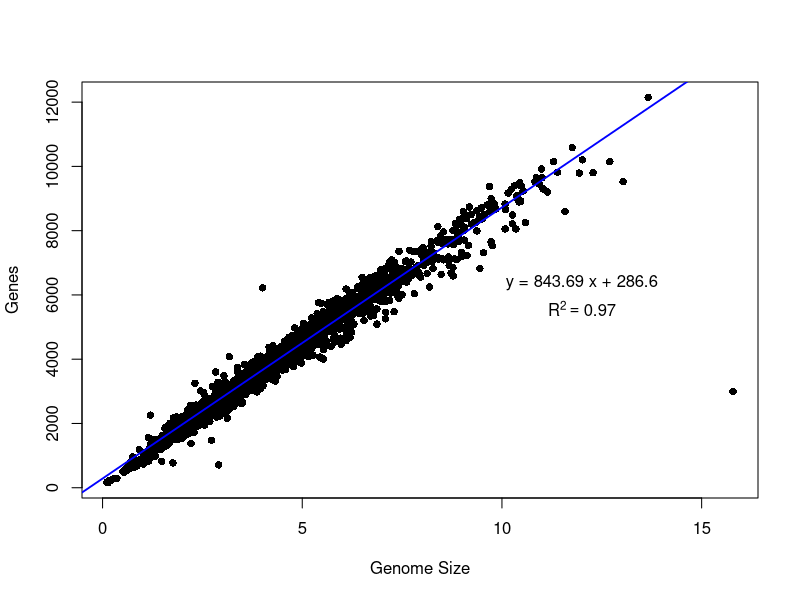

Write the R code that produced this figure.
m=read.table("prok_representative.txt",sep="\t");
pdf("1.1.pdf");
x=m[,2];
y=m[,4];
plot(x,y,pch=16,
        xlab="Genome Size",ylab="Genes");
fit <- lm(y~x);
abline( fit,col="blue",lwd=1.8 );
rr <- round( summary(fit)$adj.r.squared,2);
intercept <- round( summary(fit)$coefficients[1],2);
slope <- round( summary(fit)$coefficients[2],2);
eq <- bquote( atop( "y = " * .(slope) * " x + " * .(intercept), R^2 == .(rr) ) );
text(12,6e3,eq);
#legend("topleft",legend=eq,bty="n");

dev.off();


